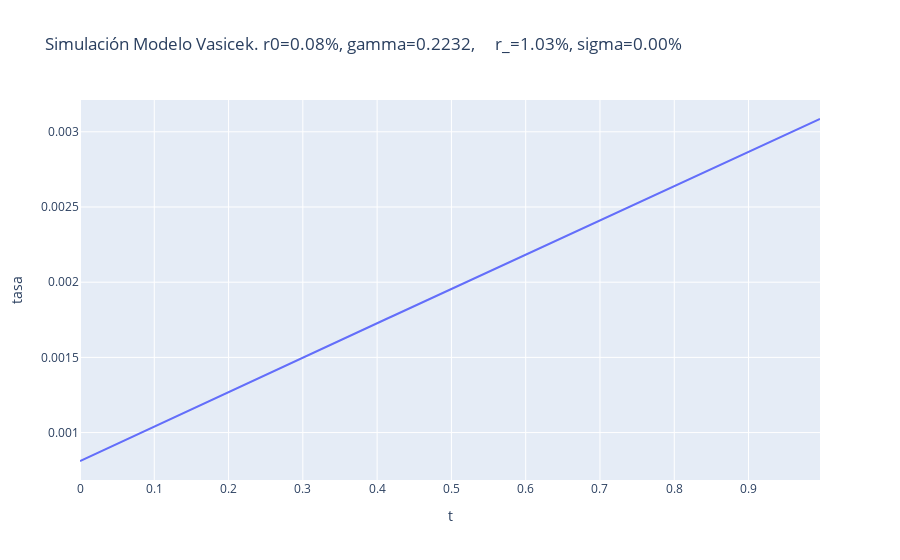

Here is the notebook cell this chart was saved with:
### Markdown cell above
Veamos como queda la simulación:

### Code cell
sim = vasicek_path(r0, optimo[0], optimo[1], optimo[2])
df_sim = pd.DataFrame(sim, columns=['t', 'tasa'])
fig = px.line(
    df_sim,
    x='t',
    y='tasa',
    title=f'Simulación Modelo Vasicek. r0={r0:.2%}, gamma={optimo[1]:.4f}, \
    r_={optimo[0]:.2%}, sigma={optimo[2]:.2%}'
)
fig.show()

### Figure 1 — Plotly figure (JSON) as saved in the notebook; plotly's stock layout.template omitted (floating-point values rounded to 4 significant figures; data arrays with more than 128 entries replaced by an {"elided": "..."} marker saying what was removed)
{"data": [{"hovertemplate": "t=%{x}<br>tasa=%{y}<extra></extra>", "legendgroup": "", "line": {"color": "#636efa", "dash": "solid"}, "mode": "lines", "name": "", "orientation": "v", "showlegend": false, "type": "scatter", "x": {"elided": "264 float values"}, "xaxis": "x", "y": {"elided": "264 float values"}, "yaxis": "y"}], "layout": {"legend": {"tracegroupgap": 0}, "title": {"text": "Simulación Modelo Vasicek. r0=0.08%, gamma=0.2232,     r_=1.03%, sigma=0.00%"}, "xaxis": {"anchor": "y", "domain": [0, 1], "title": {"text": "t"}}, "yaxis": {"anchor": "x", "domain": [0, 1], "title": {"text": "tasa"}}}}
